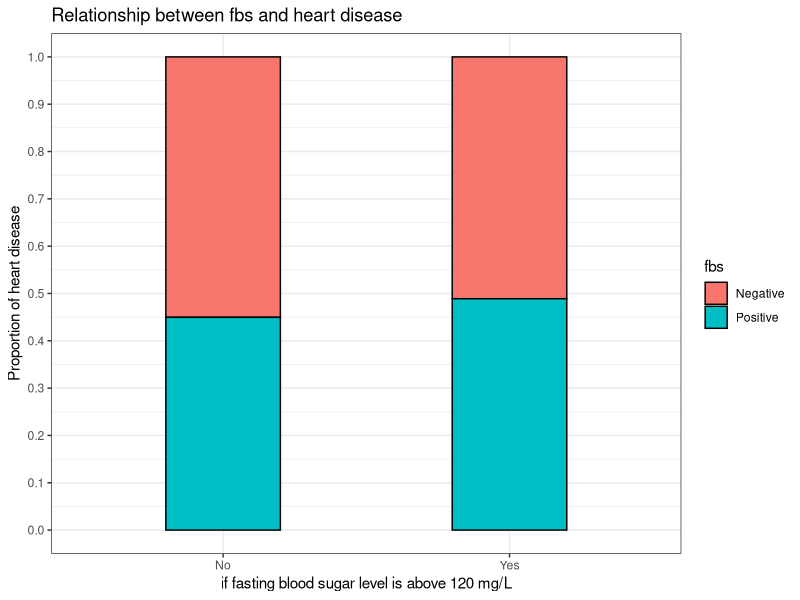
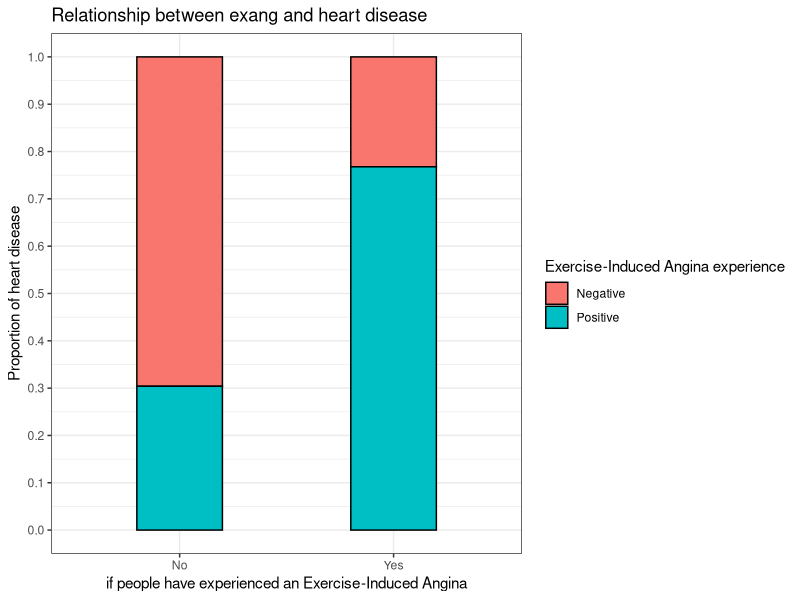
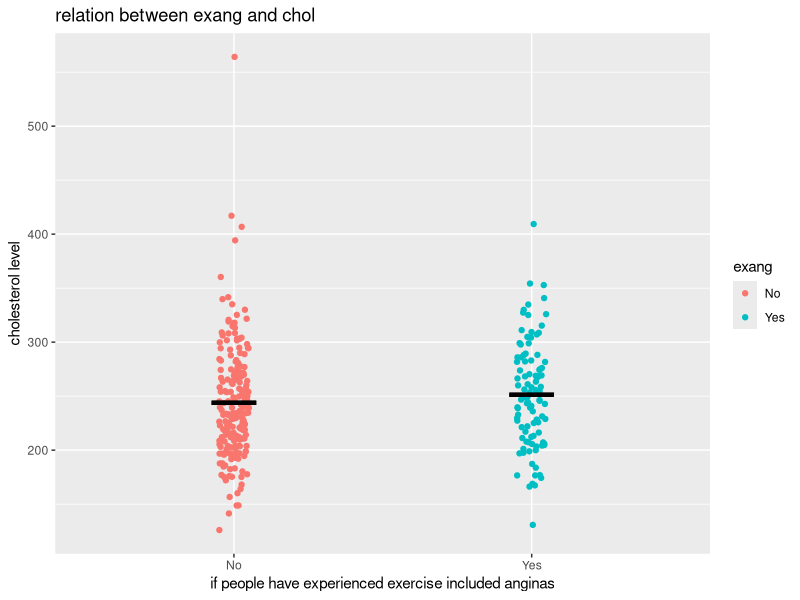

Here is the R script that generated these plots, in order:
## ---- chunk 1
knitr::opts_chunk$set(echo = TRUE)
## ---- chunk 2
library(tidyverse)
## ---- chunk 3
library(readxl)
heart = read_excel("heart.xlsx")
## ---- chunk 4
#View(heart)
## ---- chunk 5
ggplot(data = heart, aes(x = fbs, fill = target)) +
  geom_bar(color = "black", position = "fill", width = 0.4) +
  labs(x = "if fasting blood sugar level is above 120 mg/L", 
       y = "Proportion of heart disease",
       fill = "fbs", 
       title = "Relationship between fbs and heart disease")+
       theme_bw() +
       scale_y_continuous(breaks = seq(0,1,0.1))
## ---- chunk 6
heart %>%
  group_by(fbs,target) %>%
  summarise(count=n())
## ---- chunk 7
prop.test(x=c(116,22),
          n=c(258,45),
          alternative="less")
## ---- chunk 8
ggplot(data = heart, aes(x = exang, fill = target)) +
  geom_bar(color = "black", position = "fill", width = 0.4) +
  labs(x = "if people have experienced an Exercise-Induced Angina", 
       y = "Proportion of heart disease",
       fill = "Exercise-Induced Angina experience", 
       title = "Relationship between exang and heart disease")+
       theme_bw() +
       scale_y_continuous(breaks = seq(0,1,0.1))
## ---- chunk 9
heart %>%
  group_by(exang,target) %>%
  summarise(count=n())
## ---- chunk 10
prop.test(x=c(62,76),
          n=c(204,99),
          alternative="less")
## ---- chunk 11
ggplot(data = heart, aes(x = exang, y = chol, color = exang)) +
  geom_jitter(width = 0.05) +
  stat_summary(fun = mean, fun.min = mean, fun.max = mean, geom = "errorbar", color = "black", width = 0.15, size = 1.5) +
  labs(x = "if people have experienced exercise included anginas", y = "cholesterol level", title = "relation between exang and chol")
## ---- chunk 12
t.test(data = heart, 
       chol ~ exang, 
       var.equal = FALSE)
